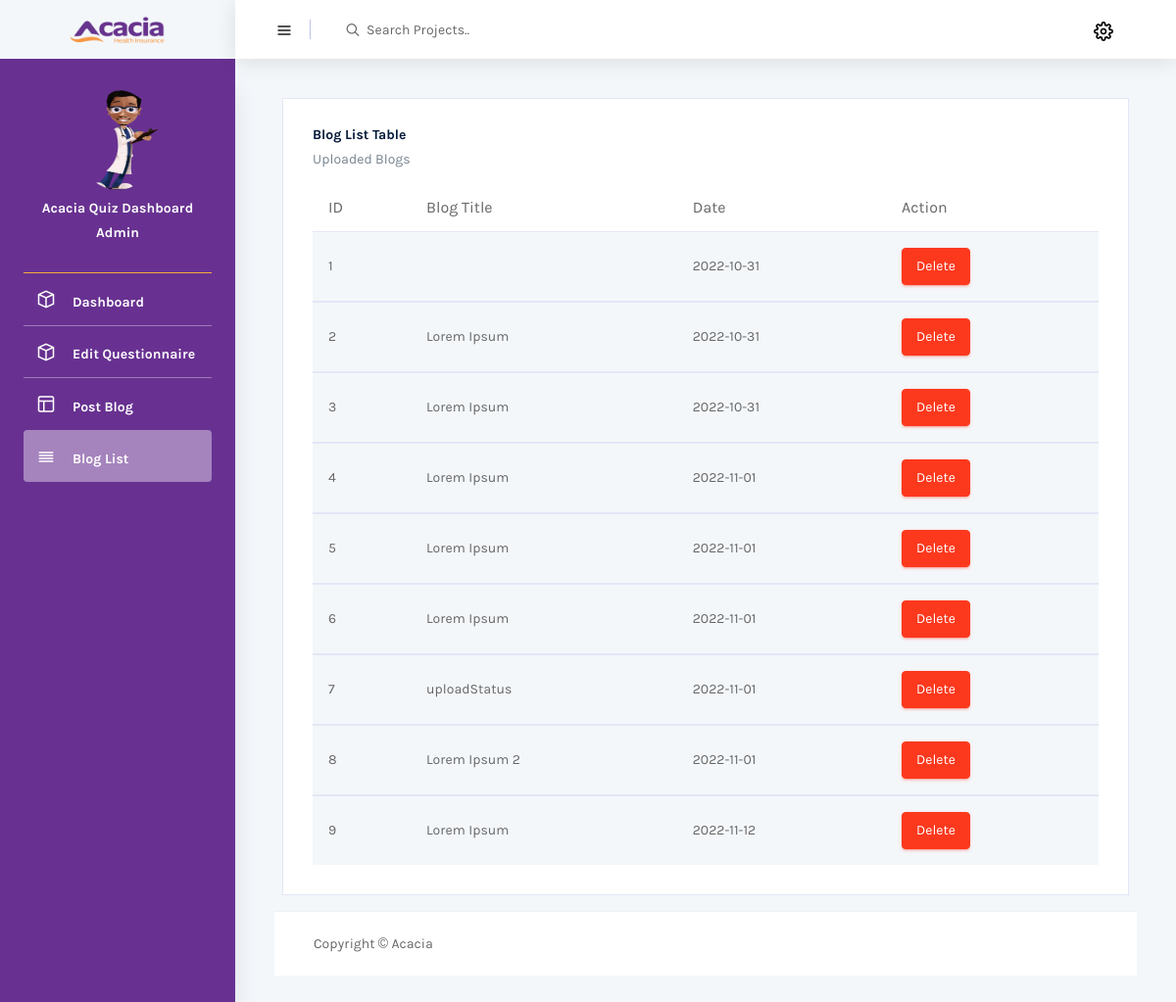
/pages/blogs.php (signed in), run on the app's committed database.
### tables this page shows
CREATE TABLE `blog` (
  `id` int(10) NOT NULL,
  `unique_code` varchar(100) NOT NULL,
  `cover_img` varchar(6000) NOT NULL,
  `blog_link` mediumtext NOT NULL,
  `video` int(10) NOT NULL DEFAULT 0,
  `single` int(10) NOT NULL DEFAULT 0,
  `slider` int(10) NOT NULL DEFAULT 0,
  `blog_title` mediumtext NOT NULL,
  `blog_body` mediumtext NOT NULL,
  `blog_video` mediumtext DEFAULT NULL,
  `blog_single_img` varchar(10000) DEFAULT NULL,
  `blog_slider1` mediumtext DEFAULT NULL,
  `blog_slider2` mediumtext DEFAULT NULL,
  `blog_slider3` mediumtext DEFAULT NULL,
  `blog_slider4` mediumtext DEFAULT NULL,
  `blog_slider5` mediumtext DEFAULT NULL,
  `date_added` timestamp NOT NULL DEFAULT current_timestamp() ON UPDATE current_timestamp()
);

### BlogClassLibraries/DB/DB.php (called while the page is built, shortened)
<?php
class DataBase
{
 function __construct()
 {
$dbCon = mysqli_connect(DB_SERVER,DB_USER,DB_PASS,DB_NAME);
$this->db=$dbCon;
 }
}

### BlogClassLibraries/MainClass.php (called while the page is built, shortened)
<?php
require_once('DB/DB.php');
class mainClass extends DataBase{
      public function fetchBlogs()
      {
          $myQuery = "SELECT * FROM blog";
          $result = mysqli_query($this->db, $myQuery);
          return $result;
      }
    }

### pages/blogs.php (the view, shortened to what this page needs)
<?php
require_once('../BlogClassLibraries/MainClass.php');
$mainPlug = new mainClass();
?>
<!DOCTYPE html>
<html lang="en">
<head>
  <link rel="stylesheet" href="../vendors/mdi/css/materialdesignicons.min.css">
  <link rel="stylesheet" href="../vendors/feather/feather.css">
  <link rel="stylesheet" href="../vendors/base/vendor.bundle.base.css">
  <link rel="stylesheet" href="../vendors/select2/select2.min.css">
  <link rel="stylesheet" href="../vendors/select2-bootstrap-theme/select2-bootstrap.min.css">
  <link rel="stylesheet" href="../css/style.css">
	<link rel="stylesheet" type="text/css" href="https://cdnjs.cloudflare.com/ajax/libs/toastr.js/latest/css/toastr.min.css">
</head>
<?php
$blog_result = $mainPlug->fetchBlogs();
?>
<body onload="notification();">
  <div class="container-scroller">
    <nav class="navbar col-lg-12 col-12 p-0 fixed-top d-flex flex-row">
      <div class="text-center navbar-brand-wrapper d-flex align-items-center justify-content-center">
        <a class="navbar-brand brand-logo" href="index.html"><img src="../images/acacia.png" alt="logo"/></a>
      </div>
      <div class="navbar-menu-wrapper d-flex align-items-center justify-content-end">
        <button class="navbar-toggler navbar-toggler align-self-center" type="button" data-toggle="minimize">
          <span class="icon-menu"></span>
        </button>
        <ul class="navbar-nav mr-lg-2">
          <li class="nav-item nav-search d-none d-lg-block">
            <div class="input-group">
              <div class="input-group-prepend">
                <span class="input-group-text" id="search">
                  <i class="icon-search"></i>
                </span>
              </div>
              <input type="text" class="form-control" placeholder="Search Projects.." aria-label="search" aria-describedby="search">
            </div>
          </li>
        </ul>
        <ul class="navbar-nav navbar-nav-right">
          <li class="nav-item dropdown d-flex mr-4 ">
            <a class="nav-link count-indicator dropdown-toggle d-flex align-items-center justify-content-center" id="notificationDropdown" href="#" data-toggle="dropdown">
              <i class="icon-cog"></i>
            </a>
          </li>
        </ul>
      </div>
    </nav>
    <div class="container-fluid page-body-wrapper">
      <nav class="sidebar sidebar-offcanvas" id="sidebar">
        <div class="user-profile">
          <div class="user-image">
            <img src="../images/faces/dr_acacia.png">
          </div>
          <div class="user-name">
              Acacia Quiz Dashboard
          </div>
          <div class="user-designation">
              Admin
          </div>
        </div>
        <ul class="nav">
          <li class="nav-item">
            <a class="nav-link" href="../index.php">
              <i class="icon-box menu-icon"></i>
              <span class="menu-title">Dashboard</span>
            </a>
          </li>
        <li class="nav-item">
            <a class="nav-link" href="forms/questionnaire_edit.php">
              <i class="icon-box menu-icon"></i>
              <span class="menu-title">Edit Questionnaire</span>
            </a>
          </li>
          <li class="nav-item">
            <a class="nav-link" href="blog_cms.php">
              <i class="icon-layout menu-icon"></i>
              <span class="menu-title">Post Blog</span>
            </a>
          </li>
          <li class="nav-item">
            <a class="nav-link" href="blogs.php">
              <i class="icon-align-justify menu-icon"></i>
              <span class="menu-title">Blog List</span>
            </a>
          </li>
        </ul>
      </nav>
      <div class="main-panel">
        <div class="content-wrapper">
        <div class="col-lg-12 grid-margin stretch-card">
              <div class="card">
                <div class="card-body">
                  <h4 class="card-title">Blog List Table</h4>
                  <p class="card-description">
                    Uploaded Blogs
                  </p>
                  <div class="table-responsive">
                    <table class="table table-striped">
                      <thead>
                        <tr>
                          <th>
                            ID
                          </th>
                          <th>
                            Blog Title
                          </th>
                          <th>
                            Date
                          </th>
                          <th>
                            Action
                          </th>
                        </tr>
                      </thead>
                      <?php
                        $id = 0;
                        while($row = mysqli_fetch_assoc($blog_result)){
                            $date = substr_replace($row['date_added'] ,"", -9);
                          $id++;
                            ?>
                        <tbody>
                        <tr id="row<?php echo $row['id']; ?>">
                          <td class="py-1">
                          <?php echo $id; ?>
                          </td>
                          <td>
                          <?php echo $row['blog_title']; ?>
                          </td>
                          <td>
                          <?php echo $date; ?>
                          </td>
                          <td>
                            <button class="btn btn-danger" onclick="deleteBlog(<?php echo $row['id']; ?>)">Delete</button>
                          </td>
                        </tr>
                      </tbody>
                      <?php
                        }
                      ?>
                    </table>
                  </div>
                </div>
              </div>
            </div>
        <footer class="footer">
          <div class="d-sm-flex justify-content-center justify-content-sm-between">
            <span class="text-muted d-block text-center text-sm-left d-sm-inline-block">Copyright © Acacia</span>
          </div>
        </footer>
      </div>
    </div>
  </div>
</body>
</html>

### data on the page
blog: date_added "2022-10-31"
blog: blog_title "Lorem Ipsum", date_added "2022-10-31"
blog: blog_title "Lorem Ipsum", date_added "2022-10-31"
blog: blog_title "Lorem Ipsum", date_added "2022-11-01"
blog: blog_title "Lorem Ipsum", date_added "2022-11-01"
blog: blog_title "Lorem Ipsum", date_added "2022-11-01"
blog: blog_title "uploadStatus", date_added "2022-11-01"
blog: blog_title "Lorem Ipsum 2", date_added "2022-11-01"
blog: blog_title "Lorem Ipsum", date_added "2022-11-12"
